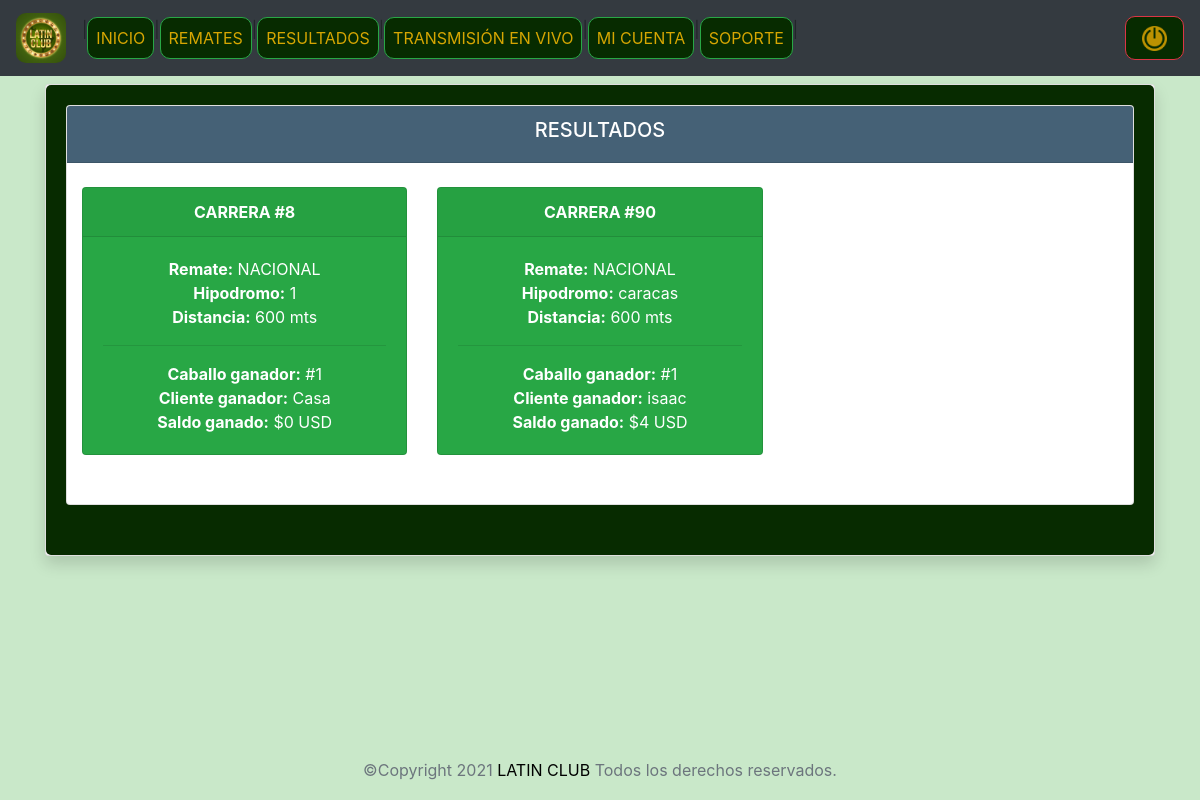
Screenshot of /user_/resultados.php (signed in) with the database file from the repository.
### tables this page shows
CREATE TABLE `ganadores` (
  `id_ganador` int(11) NOT NULL,
  `id_sala` int(11) NOT NULL,
  `primer_lugar` varchar(50) NOT NULL,
  `pago_primer_lugar` varchar(20) NOT NULL,
  `segundo_lugar` varchar(50) NOT NULL,
  `tercer_lugar` varchar(50) NOT NULL,
  `fecha` varchar(50) NOT NULL,
  `estado` int(11) NOT NULL
);

CREATE TABLE `salas` (
  `id_sala` int(11) NOT NULL,
  `numero_sala` varchar(10) NOT NULL,
  `tipo_remate` varchar(100) NOT NULL,
  `anuncio1` varchar(500) NOT NULL,
  `anuncio2` varchar(500) NOT NULL,
  `hipodromo` varchar(400) NOT NULL,
  `distancia` varchar(100) NOT NULL,
  `pote_tablazo` varchar(10) NOT NULL,
  `pote` varchar(10) NOT NULL,
  `estado` int(11) NOT NULL,
  `fecha_activacion` varchar(50) NOT NULL
);

CREATE TABLE `historial` (
  `id_tabla` int(11) NOT NULL,
  `numero_tabla` varchar(10) NOT NULL,
  `id_sala` int(11) NOT NULL,
  `id_usuario` int(11) NOT NULL,
  `nombre_ejemplar` varchar(200) NOT NULL,
  `cliente` varchar(20) NOT NULL,
  `precio` varchar(20) NOT NULL,
  `total_recogido` varchar(10) NOT NULL,
  `estado` int(11) NOT NULL
);

### user_/resultados.php (the view, shortened to what this page needs)
<!DOCTYPE html>
<html lang="en">
<head>
	<link href="css/bootstrap.min.css" rel="stylesheet">
	<link href="css/style.css" rel="stylesheet">
</head>
<body style="background-color: #C9E8C9;">
	<?php include'include/header.php'?>
	<br>
	<div class="container h-100">
		<div class="row justify-content-center h-100">
			<div class="col-sm-12 align-self-center text-center">
				<div class="card shadow">
					<div class="card-body color-verde">
						<div class="row">
							<div class="col-md-12" style="margin-bottom: 30px;">
								<div class="card">
									<div class="card-header" style="background-color: #456176; color: white;">
										<h5>RESULTADOS</h5>
									</div>
									<ul class="list-group list-group-flush">
										<div class="container">
											<div class="row">
												<?php
												require("../conexion_/conexion.php");
												$ganadores="SELECT * FROM ganadores";
												$ganadores_=mysqli_query($mysqli,$ganadores);
												while ($gana=mysqli_fetch_row ($ganadores_)){
													$id_sala = $gana[1];
													$primer_lugar = $gana[2];
													$query = mysqli_query($mysqli, "SELECT * FROM salas WHERE id_sala='$id_sala' ");
													$data = mysqli_fetch_array($query);
													$numero_sala=$data['numero_sala'];
													$tipo_remate=$data['tipo_remate'];
													$hipodromo=$data['hipodromo'];
													$distancia=$data['distancia'];
													$query2 = mysqli_query($mysqli, "SELECT * FROM historial WHERE numero_tabla='$primer_lugar' and id_sala='$id_sala'");
													$data2 = mysqli_fetch_array($query2);
													$cliente=$data2['cliente'];
													$query3 = mysqli_query($mysqli, "SELECT * FROM ganadores WHERE id_sala='$id_sala'");
													$data3 = mysqli_fetch_array($query3);
													$primer_lugar_caballo=$data3['primer_lugar'];
													$total_pago_cliente=$data3['pago_primer_lugar'];
													echo
													'
													<div class="col-md-4"><br>
													<div class="card text-white bg-success mb-3">
													<div class="card-header"><b>CARRERA #'.htmlentities($numero_sala).'</b></div>
													<div class="card-body">
													<b>Remate:</b> '.htmlentities($tipo_remate).'
													<br>
													<b>Hipodromo:</b> '.htmlentities($hipodromo).'
													<br>
													<b>Distancia:</b> '.htmlentities($distancia).' mts
													<hr>
													<b>Caballo ganador:</b> #'.htmlentities($primer_lugar_caballo).'
													<br>
													<b>Cliente ganador:</b> '.htmlentities($cliente).'
													<br>
													<b>Saldo ganado:</b> $'.htmlentities($total_pago_cliente).' USD
													</div>
													</div>
													</div>
													';
												}
												?>
											</div>
										</div>
									</ul>
								</div>
							</div>
						</div>
					</div>
				</div>
			</div>
		</div>
	</div>
	<?php include'include/footer.php'?>
</body>
</html>

### user_/css/style.css (style rules this page uses)
html { position: relative; min-height: 100%; }
body { margin-bottom: 60px; }
body > .container { padding: 60px 15px 0; }
.color-verde { background-color: #072B00; border-radius: 5px; }

### rows the page displays
ganadores: id_sala.numero_sala "8", id_sala.tipo_remate "NACIONAL", id_sala.hipodromo "1", id_sala.distancia "600", primer_lugar "1", historial.cliente "Casa", pago_primer_lugar "0"
ganadores: id_sala.numero_sala "90", id_sala.tipo_remate "NACIONAL", id_sala.hipodromo "caracas", id_sala.distancia "600", primer_lugar "1", historial.cliente "isaac", pago_primer_lugar "4"
